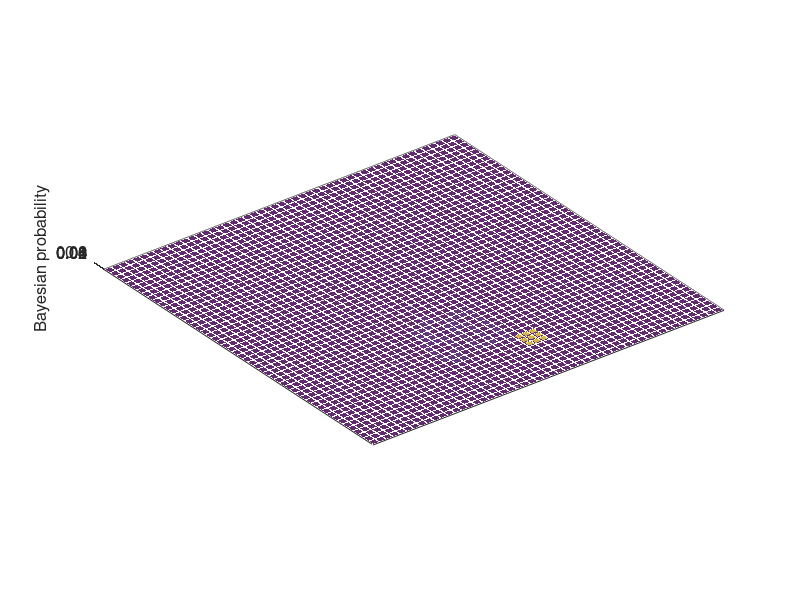

Reproduce this figure in MATLAB.
close all
clear all
clc

% load data
load('glider1_states_2.mat')
format long

% create white figure
figure2 = figure('Color',[1 1 1]);

% Get path with a short name
path_lon = glider1_states(8946+2500:110841-30000,39);
path_lat = glider1_states(8946+2500:110841-30000,38);

% Establish limits for the grid
xstart = 15.05;
xfinal = 15.15;
ystart = 46.44;
yfinal = 46.56;

% get the length of the lat and long
xlen = xfinal - xstart;
ylen = yfinal - ystart;

% Divisions in x and y for entire field
nx = 50;
ny = 50;

% Increment for the desired number of divisions
dx = xlen/nx;
dy = ylen/ny;

% Establish some axes properties
axis([ xstart xfinal ystart yfinal 0 0.1])
axis equal

% Create grid to compare
lon_vector = xstart:dx:xfinal;
lat_vector = ystart:dy:yfinal;
[X,Y] = meshgrid(lon_vector, lat_vector);

% Rotate figure
view(-30,38)

% Compare the path with the grid to see where the glider passed
i = [];
j = [];
for m = 1:length(path_lon)
[r,c] = find(path_lon(m) >= (X-dx/2) & path_lon(m) <= (X+dx/2) & path_lat(m) >= (Y-dy/2) & path_lat(m) <= (Y+dy/2));
i = [i,r];
j = [j,c];
end    

% Assign probability to the grid depending if the glider passed or not by
% the cell
prob = ones(51,51)*1/2534;
for n=1:length(i)
    prob(j(n),i(n)) = 0.008;
end
prob(42:44,29:31) = 1/9;


% Create plot bar
h=bar3(prob);
for k = 1:length(h)
zdata = get(h(k),'Zdata');
set(h(k),'Cdata',zdata,'EdgeColor','none','FaceAlpha',0.6)
end


% Manipulate axes properties
a2 = gca;
set(a2,'FontSize',12)
set(gca,'YTick',[])
% set(gca,'YTickLabel',{'15.05';'15.1';'15.15'})
set(gca,'XTick',[])
% set(gca,'XTickLabel',{'46.44';'46.46';'46.48';'46.50';'46.52';'46.54';'46.56'})
% xlabel('Longitude, deg','FontSize',12)
% ylabel('Latitude, deg','FontSize',12)
zlabel('Bayesian probability','FontSize',12)
% title('Paths in cooperative flight')
% leg = legend('Thermal','Glider 1','Glider 2','Glider 3',1);
% set(leg,'FontSize',12)
% legend('boxoff')

